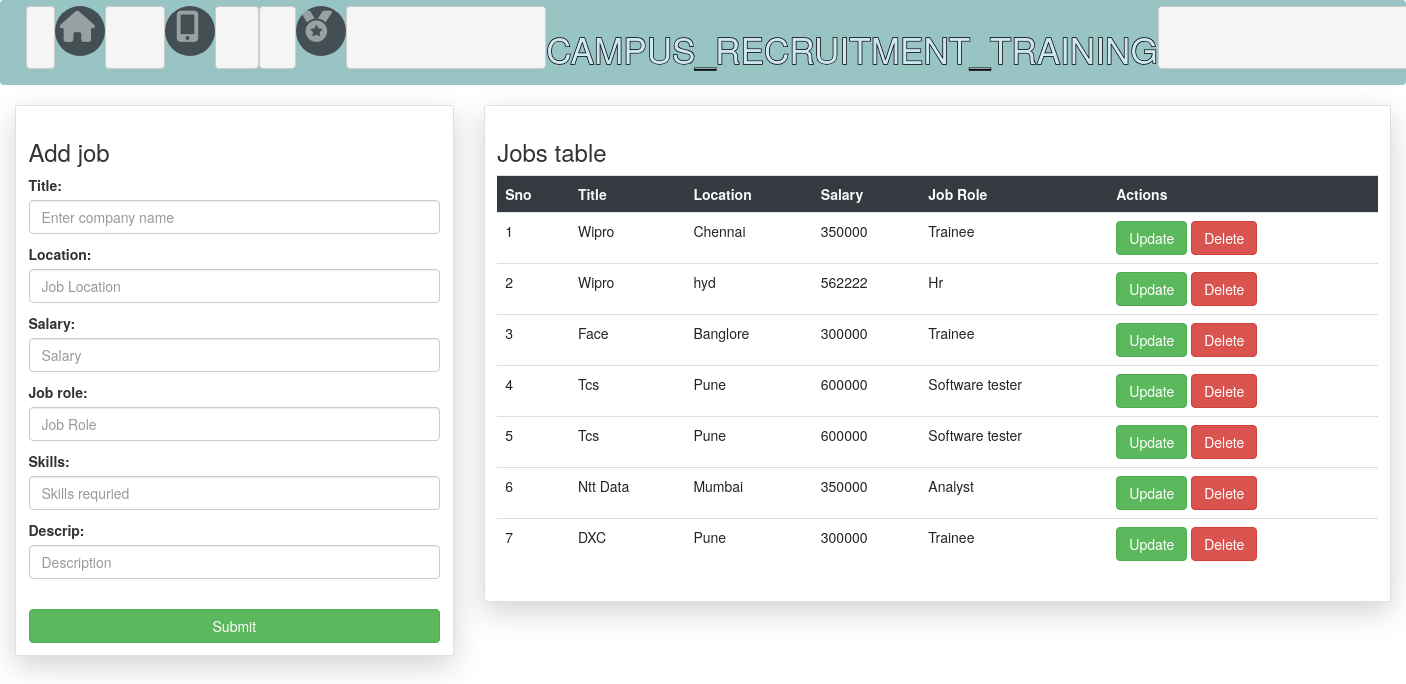
Screenshot of /jobs/ with the database file from the repository.
### RevisedApp/models.py (models this page shows)
class Jobinfo(models.Model):
	title=models.CharField(max_length=25)
	location=models.CharField(max_length=20)
	salary=models.IntegerField(null=True)
	skills=models.CharField(max_length=30)
	job_role=models.CharField(max_length=30)
	eligible_percent=models.IntegerField(null=True)
	eligible_dept=models.CharField(max_length=30)
	year_of_pass=models.IntegerField(null=True)
	last_date=models.DateField(null=True)
	descrip=models.CharField(max_length=250)
	com_image=models.ImageField(upload_to='Jobs/',default='123.jpg')

### RevisedApp/views.py (the view)
# urls.py: path('jobs/',views.jobposts,name='job'),
def jobposts(request):
	w = Jobinfo.objects.all()
	if request.method== "POST":
		e = Jobform(request.POST)
		if e.is_valid():
			e.save()
			return redirect('/jobs')
	e=Jobform()
	return render(request,'html/jobs.html',{'z':e,'y':w})

### RevisedApp/forms.py
class Jobform(forms.ModelForm):
	class Meta:
		model= Jobinfo
		fields = ["title","location","salary","job_role","skills","descrip"]
		widgets={
		"title":forms.TextInput(attrs={"class":"form-control","placeholder":"Enter company name"}),
		"location":forms.TextInput(attrs={"class":"form-control","placeholder":"Job Location"}),
		"salary":forms.NumberInput(attrs={"class":"form-control","placeholder":"Salary"}),
		"job_role":forms.TextInput(attrs={"class":"form-control","placeholder":"Job Role"}),
		"skills":forms.TextInput(attrs={"class":"form-control","placeholder":"Skills requried"}),
		"descrip":forms.TextInput(attrs={"class":"form-control","placeholder":"Description"})
		}

### RevisedApp/templates/html/jobs.html (shortened to what this page needs)
{% extends 'html/base.html' %}
{% block content %}
<div class="container-fluid mt-4">
	<div class="row">
		<div class="col col-md-4 ">
			<div class="card shadow-lg">
				<div class="card-body">
					<h3>Add job</h3>
					<form method="POST">
						<table class="table table-borderless">
							<tr>{{z.as_p}}</tr>
						</table>
						<input type="submit" name="Submit" class="btn btn-success col-sm">
                    </form>
                </div>
            </div>
		</div>
		<div class="col col-md ">
			<div class="card shadow-lg">
				<div class="card-body">
					<h3>Jobs table</h3>
					<table class="table table-borderless">
						<tr class="bg-dark text-light">
							<th>Sno</th>
							<th>Title</th>
							<th>Location</th>
							<th>Salary</th>
							<th>Job Role</th>
							<th>Actions</th>
						</tr>
						{% for t in y %}
						<tr>
							<td>{{forloop.counter}}</td>
							<td>{{t.title}}</td>
							<td>{{t.location}}</td>
							<td>{{t.salary}}</td>
							<td>{{t.job_role}}</td>
							<td colspan="3">
						<a href="{% url 'editjob' t.id %}" class="btn btn-success">Update</a>
						<a href="#" class="btn btn-danger">Delete</a>
					</td>
						</tr>
						{% endfor %}
					</table>
				</div>
		</div>
	</div>
</div>
{% endblock %}

### RevisedApp/templates/html/base.html (style rules this page uses)
body { background: url(https://images.unsplash.com/photo-1542810104-c5f07c7357ff?ixlib=rb-1.2.1&ixid=MnwxMjA3fDB8MHxleHBsb3JlLWZlZWR8MTV8fHxlbnwwfHx8fA%3D%3D&auto=format&fit=crop&w=600&q=60) no-repeat; background-size: cover; height: 100vh; background-position: left; }
input::placeholder { color: #F3C693; }

### rows the page displays
Jobinfo: title "Wipro", location "Chennai", salary "350000", job_role "Trainee"
Jobinfo: title "Wipro", location "hyd", salary "562222", job_role "Hr"
Jobinfo: title "Face", location "Banglore", salary "300000", job_role "Trainee"
Jobinfo: title "Tcs", location "Pune", salary "600000", job_role "Software tester"
Jobinfo: title "Tcs", location "Pune", salary "600000", job_role "Software tester"
Jobinfo: title "Ntt Data", location "Mumbai", salary "350000", job_role "Analyst"
Jobinfo: title "DXC", location "Pune", salary "300000", job_role "Trainee"
